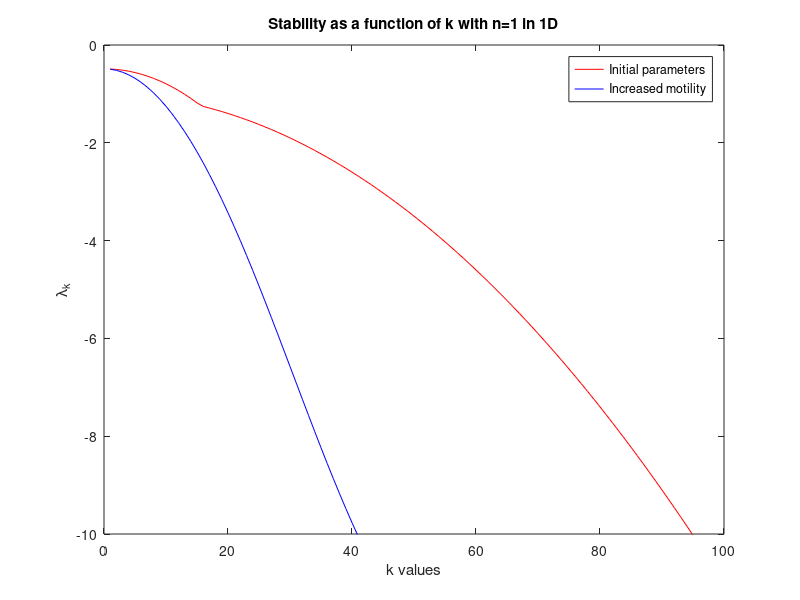

Source code (MATLAB):
% Linear stability analysis of the model of the article
% Plot of Lambda_k as a function of n
% If negative, a_k->0, otherwise a_k grows exponentially

% Parameters
dn=0.001;
dm=0.001;
dn_mot=0.01; %increased motility
dm_mot=0.01;
gamma=0.005;
eta=10;
alpha=0.1;
beta=1;
epsilon=0.01;
mu=10;
nu=10;

% Other parameters
n=1;
m=alpha/beta;
k=1:100;
lam_k=zeros(size(k));
lam_k_mot=zeros(size(k));

for i=1:length(k)
    % Jacobian matrices
    Jr= [-mu, -mu, 0;
        -nu, -eta*m-nu, 0;
        alpha, 0,-beta];
    Jt= [dn, -gamma*n, 0;
        0, 0, 0;
        0, 0, dm];

    % Increased motility
    Jt_mot= [dn_mot, -gamma*n, 0;
        0, 0, 0;
        0, 0, dm_mot];

    % Lambda_k
    eigenvalues= eig(Jr-k(i)^2*Jt);
    eigenvalues_mot= eig(Jr-k(i)^2*Jt_mot);
    lam_k(i)=max(real(eigenvalues));
    lam_k_mot(i)=max(real(eigenvalues_mot));
end

% Plot
figure;
plot(k, lam_k, 'r');
hold on;
plot(k, lam_k_mot, 'b');
ylim([-10,0]);
title('Stability as a function of k with n=1 in 1D');
xlabel('k values');
ylabel('\lambda_k');
legend('Initial parameters', 'Increased motility', 'Location', 'northeast');
hold off;

saveas(gcf, 'figures/lin_stab_analysis2.png');
